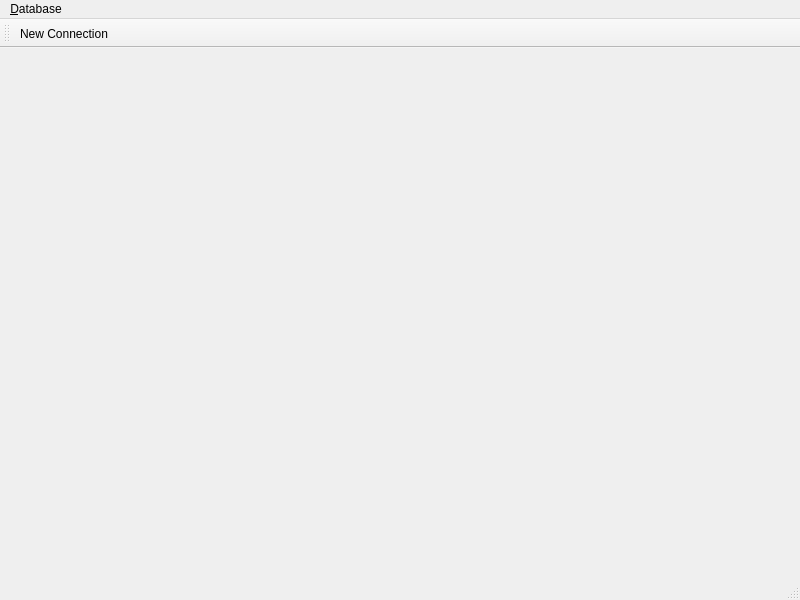
<ui version="4.0" >
 <author></author>
 <comment></comment>
 <exportmacro></exportmacro>
 <class>MainWindow</class>
 <widget class="QMainWindow" name="MainWindow" >
  <property name="geometry" >
   <rect>
    <x>0</x>
    <y>0</y>
    <width>800</width>
    <height>600</height>
   </rect>
  </property>
  <property name="windowTitle" >
   <string>das database</string>
  </property>
  <widget class="QWidget" name="centralwidget" />
  <widget class="QMenuBar" name="menubar" >
   <property name="geometry" >
    <rect>
     <x>0</x>
     <y>0</y>
     <width>800</width>
     <height>29</height>
    </rect>
   </property>
   <widget class="QMenu" name="menuDatabase" >
    <property name="title" >
     <string>&amp;Database</string>
    </property>
    <addaction name="actionConnect_to" />
    <addaction name="actionChoose" />
    <addaction name="separator" />
    <addaction name="actionQuit" />
   </widget>
   <addaction name="menuDatabase" />
  </widget>
  <widget class="QStatusBar" name="statusbar" >
   <property name="geometry" >
    <rect>
     <x>0</x>
     <y>578</y>
     <width>800</width>
     <height>22</height>
    </rect>
   </property>
  </widget>
  <widget class="QToolBar" name="toolBar" >
   <property name="orientation" >
    <enum>Qt::Horizontal</enum>
   </property>
   <attribute name="toolBarArea" >
    <number>4</number>
   </attribute>
   <addaction name="actionConnect_to" />
  </widget>
  <action name="actionConnect_to" >
   <property name="icon" >
    <iconset resource="das_resourcefile.qrc" >:/new/prefix1/icons/power.png</iconset>
   </property>
   <property name="text" >
    <string>&amp;New Connection</string>
   </property>
   <property name="shortcut" >
    <string>Ctrl+N</string>
   </property>
  </action>
  <action name="actionChoose" >
   <property name="text" >
    <string>Choose</string>
   </property>
  </action>
  <action name="actionQuit" >
   <property name="text" >
    <string>&amp;Quit</string>
   </property>
   <property name="shortcut" >
    <string>Ctrl+Q</string>
   </property>
  </action>
 </widget>
 <pixmapfunction></pixmapfunction>
 <resources>
  <include location="das_resourcefile.qrc" />
 </resources>
 <connections>
  <connection>
   <sender>actionQuit</sender>
   <signal>triggered()</signal>
   <receiver>MainWindow</receiver>
   <slot>close()</slot>
   <hints>
    <hint type="sourcelabel" >
     <x>-1</x>
     <y>-1</y>
    </hint>
    <hint type="destinationlabel" >
     <x>399</x>
     <y>299</y>
    </hint>
   </hints>
  </connection>
 </connections>
</ui>
